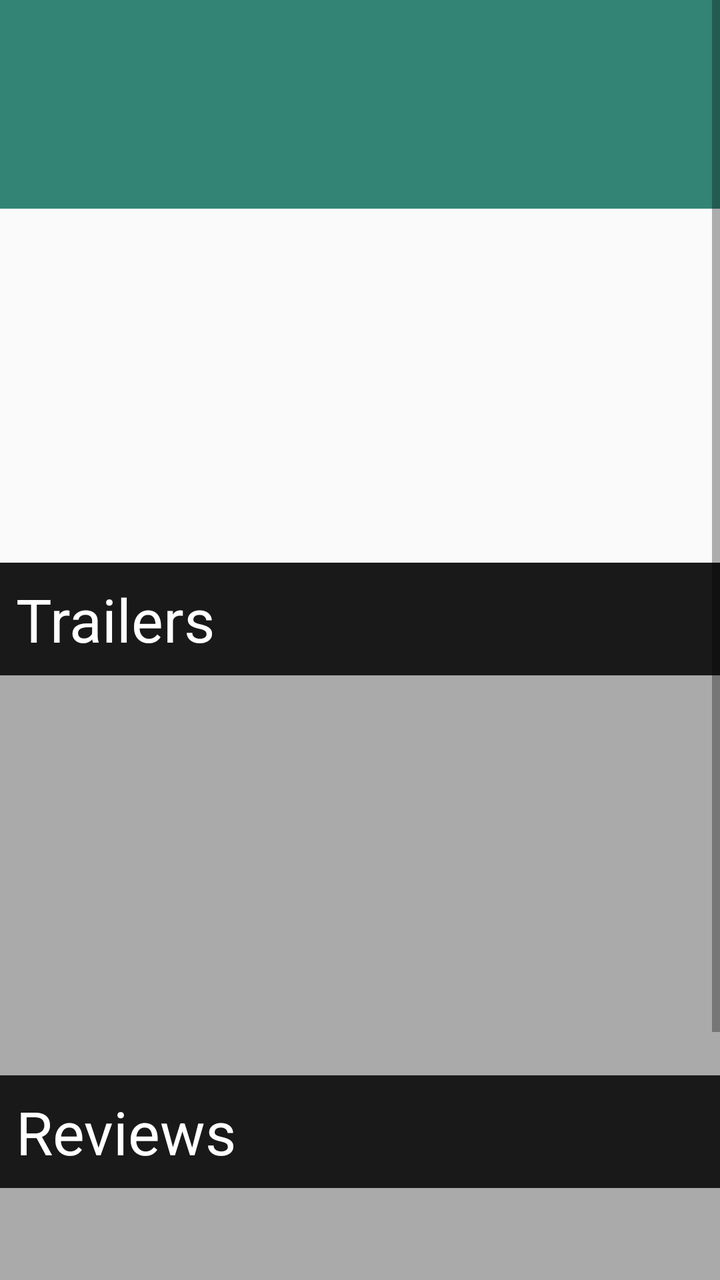
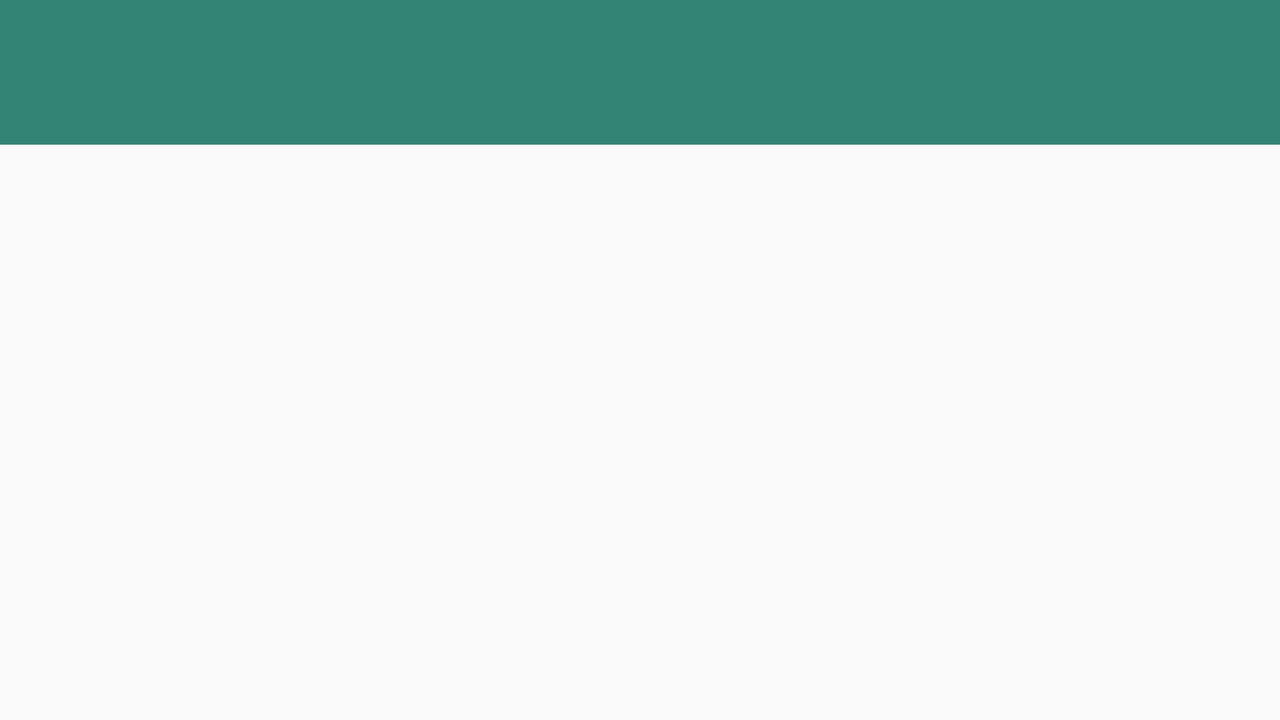

One screen, two layout resources from the same app: the default and the author's alternative for another configuration. Each is rendered where Android would select it; the XML of both is given below.
<!-- AndroidManifest.xml: activity theme AppTheme.NoActionBar -->
<!-- res/layout/fragment_detail.xml -->
<?xml version="1.0" encoding="utf-8"?>
<ScrollView xmlns:android="http://schemas.android.com/apk/res/android"
    android:layout_width="match_parent"
    android:layout_height="match_parent">

    <LinearLayout
        android:layout_width="match_parent"
        android:layout_height="wrap_content"
        android:orientation="vertical">

        <TextView
            android:id="@+id/tVFrgDetailTitleMovie"
            android:layout_width="match_parent"
            android:layout_height="wrap_content"
            android:background="@color/colorAccent"
            android:ellipsize="marquee"
            android:focusable="true"
            android:focusableInTouchMode="true"
            android:lines="1"
            android:marqueeRepeatLimit="marquee_forever"
            android:padding="@dimen/default_extra_large_size"
            android:paddingLeft="@dimen/default_medium_size"
            android:paddingRight="@dimen/default_medium_size"
            android:paddingTop="@dimen/default_extra_large_size"
            android:scrollHorizontally="true"
            android:scrollbars="horizontal"
            android:textColor="@android:color/white"
            android:textSize="@dimen/frg_detail_title_size" />

        <LinearLayout
            android:layout_width="match_parent"
            android:layout_height="0dp"
            android:layout_weight="1"
            android:orientation="horizontal">

            <LinearLayout
                android:layout_width="0dp"
                android:layout_height="match_parent"
                android:layout_weight="1"
                android:orientation="vertical"
                android:padding="@dimen/default_medium_size">

                <ImageView
                    android:id="@+id/iVFrgDetailCover"
                    android:layout_width="match_parent"
                    android:layout_height="wrap_content" />
            </LinearLayout>

            <LinearLayout
                android:layout_width="0dp"
                android:layout_height="match_parent"
                android:layout_weight="1"
                android:orientation="vertical"
                android:padding="@dimen/default_large_size">

                <TextView
                    android:id="@+id/tVFrgDetailDate"
                    android:layout_width="wrap_content"
                    android:layout_height="wrap_content"
                    android:layout_margin="@dimen/default_small_size"
                    android:textColor="@color/colorPrimaryDark"
                    android:textSize="18sp" />

                <TextView
                    android:id="@+id/tVFrgDetailRate"
                    android:layout_width="wrap_content"
                    android:layout_height="wrap_content"
                    android:layout_margin="@dimen/default_small_size"
                    android:textColor="@color/colorPrimary"
                    android:textSize="16sp" />
            </LinearLayout>
        </LinearLayout>

        <TextView
            android:id="@+id/tVFrgDetailSynopsis"
            android:layout_width="match_parent"
            android:layout_height="0dp"
            android:layout_weight="1"
            android:padding="@dimen/default_extra_large_size"
            android:scrollbars="vertical" />

        <LinearLayout
            android:layout_width="match_parent"
            android:layout_height="wrap_content"
            android:background="@color/colorPrimary"
            android:orientation="horizontal">

            <TextView
                android:layout_width="0dp"
                android:layout_height="wrap_content"
                android:layout_weight="1"
                android:ellipsize="marquee"
                android:lines="1"
                android:marqueeRepeatLimit="marquee_forever"
                android:padding="@dimen/default_medium_size"
                android:paddingLeft="@dimen/default_medium_size"
                android:paddingRight="@dimen/default_medium_size"
                android:paddingTop="@dimen/default_medium_size"
                android:scrollbars="horizontal"
                android:text="Trailers"
                android:textColor="@android:color/white"
                android:textSize="@dimen/frg_detail_title_size" />

            <ProgressBar
                android:id="@+id/pBFrgDetailTrailers"
                android:layout_width="wrap_content"
                android:layout_height="wrap_content" />
        </LinearLayout>

        <android.support.v7.widget.RecyclerView
            android:background="@android:color/darker_gray"
            android:id="@+id/rVDetailTrailers"
            android:layout_width="match_parent"
            android:layout_height="200dp" />


        <LinearLayout
            android:layout_width="match_parent"
            android:layout_height="wrap_content"
            android:background="@color/colorPrimary"
            android:orientation="horizontal">

            <TextView
                android:layout_width="0dp"
                android:layout_height="wrap_content"
                android:layout_weight="1"
                android:ellipsize="marquee"
                android:lines="1"
                android:marqueeRepeatLimit="marquee_forever"
                android:padding="@dimen/default_medium_size"
                android:paddingLeft="@dimen/default_medium_size"
                android:paddingRight="@dimen/default_medium_size"
                android:paddingTop="@dimen/default_medium_size"
                android:scrollbars="horizontal"
                android:text="Reviews"
                android:textColor="@android:color/white"
                android:textSize="@dimen/frg_detail_title_size" />

            <ProgressBar
                android:id="@+id/pBFrgDetailReviews"
                android:layout_width="wrap_content"
                android:layout_height="wrap_content" />

        </LinearLayout>


        <android.support.v7.widget.RecyclerView
            android:background="@android:color/darker_gray"
            android:id="@+id/rVDetailReviews"
            android:layout_width="match_parent"
            android:layout_height="200dp" />


    </LinearLayout>

</ScrollView>
<!-- resources referenced by this layout -->
<resources>
  <color name="colorAccent">#338474</color>
  <color name="colorPrimary">#191919</color>
  <color name="colorPrimaryDark">#000000</color>
  <dimen name="default_extra_large_size">32dp</dimen>
  <dimen name="default_large_size">16dp</dimen>
  <dimen name="default_medium_size">8dp</dimen>
  <dimen name="default_small_size">4dp</dimen>
  <dimen name="frg_detail_title_size">30sp</dimen>
  <style name="AppTheme.NoActionBar">
          <item name="windowActionBar">false</item>
          <item name="windowNoTitle">true</item>
      </style>
</resources>
<!-- res/layout-land/fragment_detail.xml (the author's variant of the layout above) -->
<!-- drawn on the phone turned sideways -->
<?xml version="1.0" encoding="utf-8"?>
<LinearLayout xmlns:android="http://schemas.android.com/apk/res/android"
    android:layout_width="match_parent"
    android:layout_height="match_parent"
    android:orientation="vertical">

    <TextView
        android:id="@+id/tVFrgDetailTitleMovie"
        android:layout_width="match_parent"
        android:layout_height="wrap_content"
        android:background="@color/colorAccent"
        android:ellipsize="marquee"
        android:focusable="true"
        android:focusableInTouchMode="true"
        android:lines="1"
        android:marqueeRepeatLimit="marquee_forever"
        android:padding="@dimen/default_large_size"
        android:paddingLeft="@dimen/default_medium_size"
        android:paddingRight="@dimen/default_medium_size"
        android:paddingTop="@dimen/default_large_size"
        android:scrollHorizontally="true"
        android:scrollbars="horizontal"
        android:textColor="@android:color/white"
        android:textSize="@dimen/frg_detail_title_size" />

    <LinearLayout
        android:layout_width="match_parent"
        android:layout_height="0dp"
        android:layout_weight="1"
        android:orientation="horizontal">

        <LinearLayout
            android:layout_width="0dp"
            android:layout_height="match_parent"
            android:layout_weight="1"
            android:orientation="vertical"
            android:padding="@dimen/default_medium_size">

            <ImageView
                android:id="@+id/iVFrgDetailCover"
                android:layout_width="match_parent"
                android:layout_height="match_parent" />
        </LinearLayout>

        <LinearLayout
            android:layout_width="0dp"
            android:layout_height="match_parent"
            android:layout_weight="1"
            android:orientation="vertical"
            android:padding="@dimen/default_large_size">

            <TextView
                android:id="@+id/tVFrgDetailDate"
                android:layout_width="wrap_content"
                android:layout_height="wrap_content"
                android:layout_margin="@dimen/default_small_size"
                android:textColor="@color/colorPrimaryDark"
                android:textSize="18sp" />

            <TextView
                android:id="@+id/tVFrgDetailRate"
                android:layout_width="wrap_content"
                android:layout_height="wrap_content"
                android:layout_margin="@dimen/default_small_size"
                android:textColor="@color/colorPrimary"
                android:textSize="16sp" />

            <TextView
                android:id="@+id/tVFrgDetailSynopsis"
                android:layout_width="match_parent"
                android:layout_height="0dp"
                android:layout_weight="1"
                android:scrollbars="vertical" />
        </LinearLayout>
    </LinearLayout>


</LinearLayout>
<!-- resources referenced by the variant -->
<!-- as the phone turned sideways resolves them -->
<resources>
  <color name="colorAccent">#338474</color>
  <color name="colorPrimary">#191919</color>
  <color name="colorPrimaryDark">#000000</color>
  <dimen name="default_large_size">16dp</dimen>
  <dimen name="default_medium_size">8dp</dimen>
  <dimen name="default_small_size">4dp</dimen>
  <dimen name="frg_detail_title_size">30sp</dimen>
  <style name="AppTheme.NoActionBar">
          <item name="windowActionBar">false</item>
          <item name="windowNoTitle">true</item>
      </style>
</resources>
